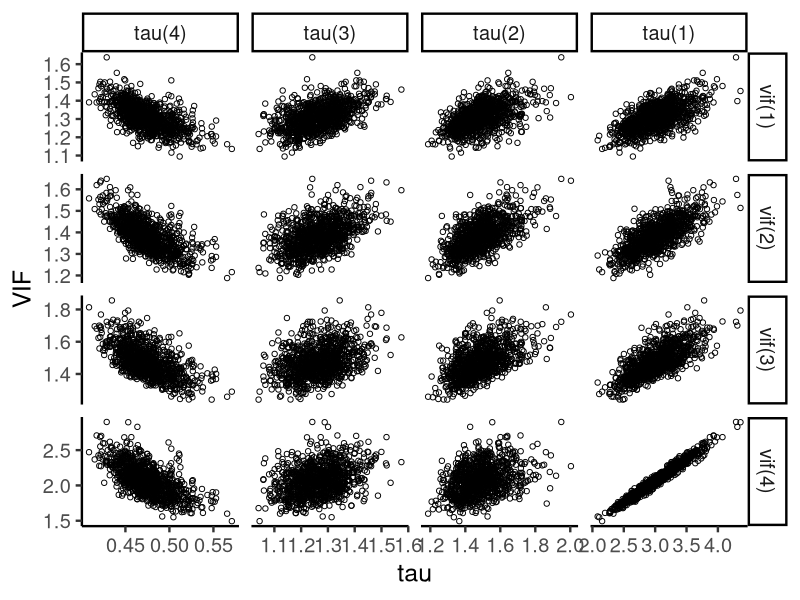
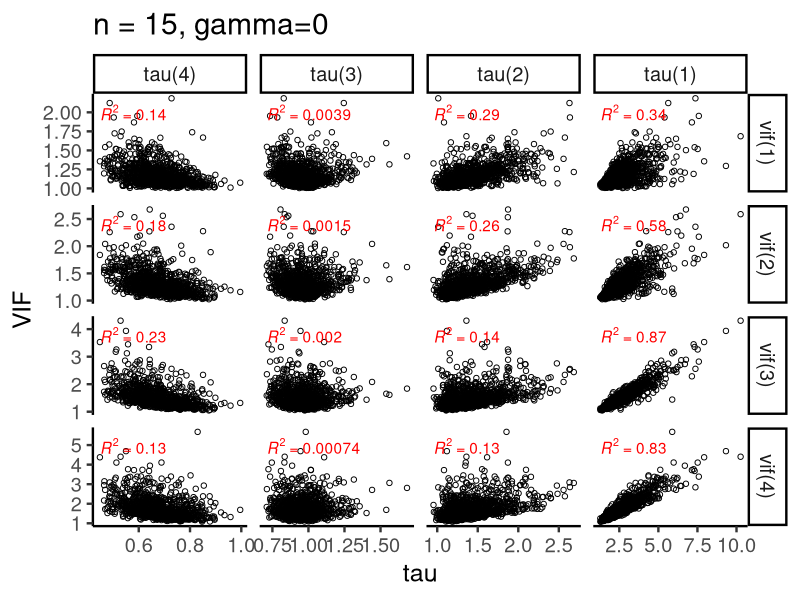
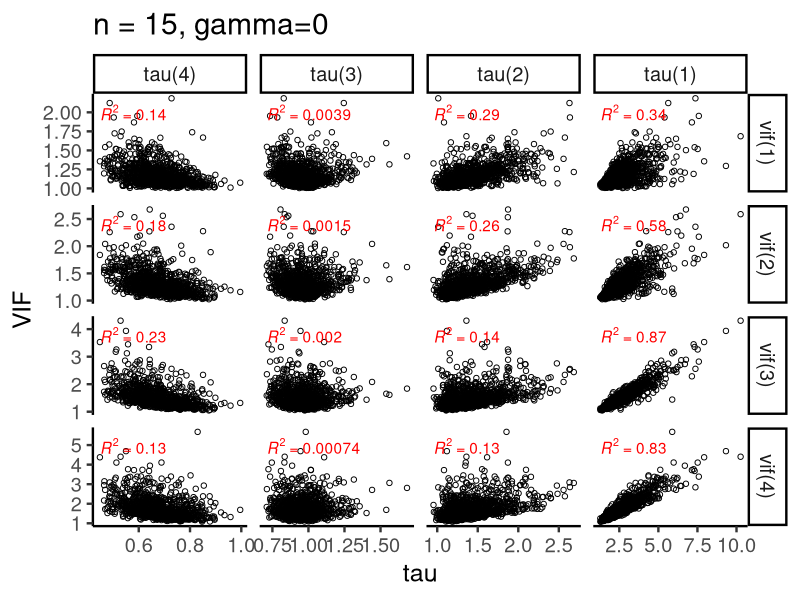
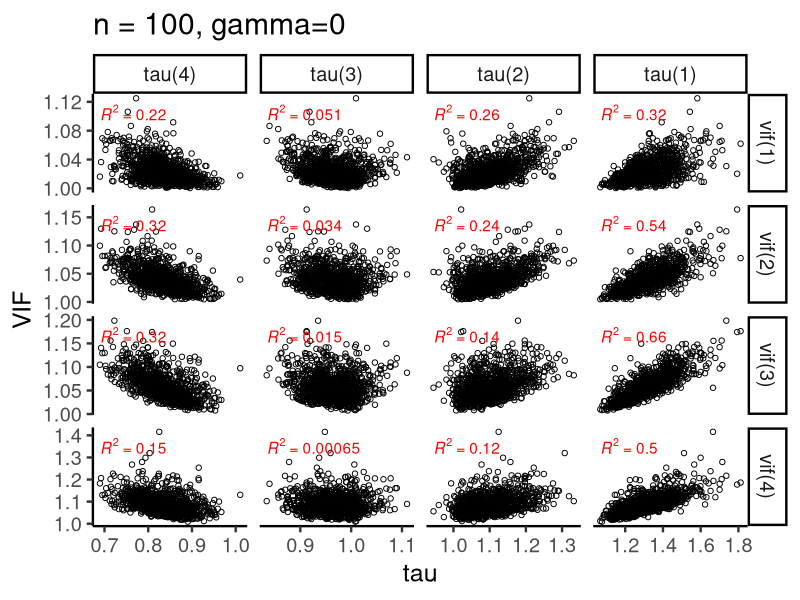
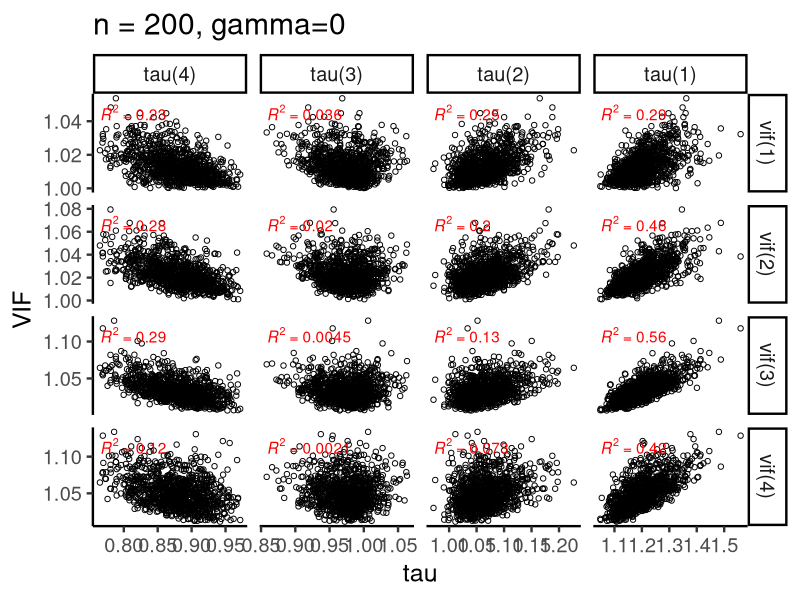
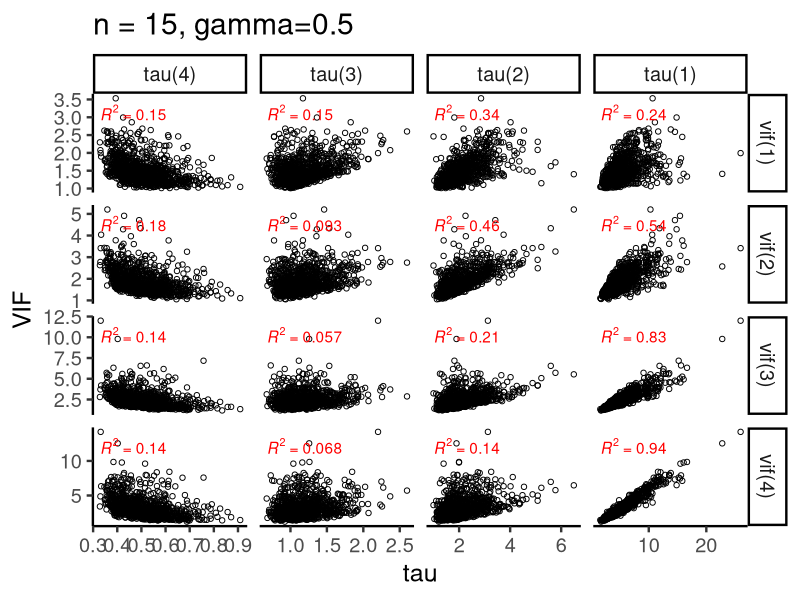
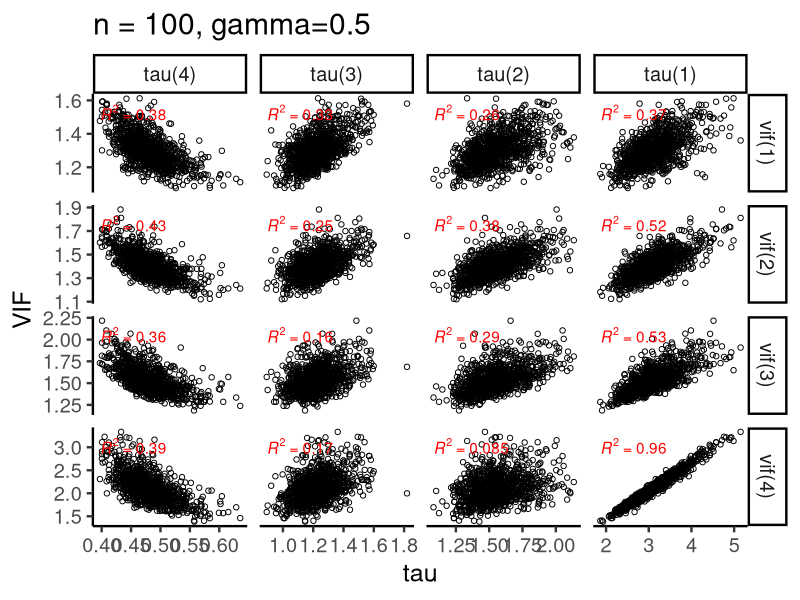
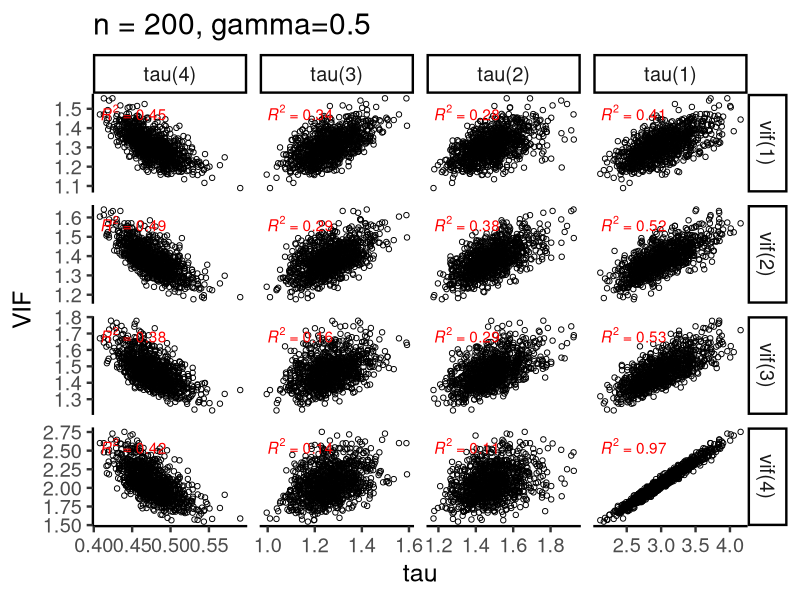

These figures' R source, in order:
## ---- chunk 1
library(tidyverse)

theme_set(theme_classic(18) +
            theme(legend.position = "bottom"))
## ---- chunk 2
sim = function(n, gamma){
  v1 = vif1 = NULL
  nExp = 1000
  p = 4
  
  for (l in 1:nExp){
    w = matrix(rnorm(p*n,10,100),n,p)
    x = sqrt(1-gamma^2)*w + gamma*w[,p]
    n1 = as.matrix(rep(1,n))
    X2 <- x-n1%*%colMeans(x)
    s <- as.matrix(sqrt(diag(t(X2) %*% X2)))
    x.norm <- as.matrix(sqrt(diag(t(x) %*% x)))
    Z <- X2[,1]/s[1,] 
    
    for (j in 2:p)   { Z<-as.matrix(cbind(Z,X2[,j]/s[j,])) } ## Standandardisation
    
    v<-as.vector(s/x.norm)
    D<-diag(v)
    Z1<-Z%*%D
    v1p=1/eigen(crossprod(Z1,Z1))$values
    vifp=diag(solve(t(Z1)%*%Z1))
    vifp=vifp[order(vifp)]
    
    v1 <- cbind(v1,v1p)
    vif1 <- cbind(vif1,vifp)
  }
  
  # result = list(
  #   v1 = v1, 
  #   vif1 = vif1
  # )
  
  taudf = t(v1)
  colnames(taudf) = paste0("tau",  "(", p:1, ")")
  rownames(taudf) = paste0("exp", 1:nExp)
  
  vifdf = t(vif1)
  colnames(vifdf) = paste0("vif", "(", 1:p, ")")
  rownames(vifdf) = paste0("exp", 1:nExp)
  
  taudf_long = reshape2::melt(taudf, varnames = c("exp_num", "tau_type"), value.name = "tau_value") %>% tibble::as_tibble()
  vifdf_long = reshape2::melt(vifdf, varnames = c("exp_num", "vif_type"), value.name = "vif_value") %>% tibble::as_tibble()
  
  taudf_nest = taudf_long %>% group_by(exp_num) %>% tidyr::nest()
  vifdf_nest = vifdf_long %>% group_by(exp_num) %>% tidyr::nest()
  
  result = inner_join(taudf_nest, vifdf_nest, by = "exp_num") %>% 
    unnest(data.x, .drop = FALSE) %>% 
    unnest(data.y, .drop = FALSE)
  
  return(result)
}
## ---- chunk 3
set.seed(1)
tmp = sim(n = 200, gamma = 0.5)

tmp %>% 
  ggplot(aes(x = tau_value, 
             y = vif_value)) +
  geom_point(shape = 1) +
  facet_grid(vif_type ~ tau_type, scales = "free") +
  labs(x = "tau", 
       y = "VIF")

## ---- chunk 4
plotdf_nest = expand.grid(
  n = c(15, 100, 200), 
  gamma = c(0, 0.5, 0.95)) %>% 
  as_tibble() %>% 
  dplyr::mutate(
    sim_results = purrr::map2(
      .x = n, .y = gamma, 
      .f = ~sim(n = .x, gamma = .y))
  )

plotdf_nest

library(ggpubr)

plot_sim = function(n, gamma, data){
  res = ggplot(data = data, 
         aes(x = tau_value, 
             y = vif_value)) +
    geom_point(shape = 1) +
    stat_cor(aes(label = paste(..rr.label.., sep = "~`,`~")), colour = "red") +
    facet_grid(vif_type ~ tau_type, scales = "free") +
    labs(x = "tau", y = "VIF", 
         title = paste0("n = ", n, ", ", expression(gamma), "=", gamma))
  return(res)
}

plot_sim(n = 15, gamma = 0, data = plotdf_nest$sim_results[[1]])



plotdf_plots = plotdf_nest %>% 
  dplyr::mutate(
    sim_plot = purrr::pmap(.l = list(data = sim_results, n = n, gamma = gamma), 
                           .f = plot_sim)
  )

purrr::map(
  .x = seq_len(nrow(plotdf_plots)), 
  .f = ~ ggsave(plot = plotdf_plots$sim_plot[[.x]], 
                filename = paste0("figures/Fig1_n=", plotdf_plots$n[.x],
                                  "_gamma=", str_replace(plotdf_plots$gamma[.x], "[.]", ""), ".png"),
                height = 5,
                width = 9)

)
# plotdf_unnest = plotdf_nest %>% tidyr::unnest()
# 
# plotdf_unnest %>% 
#   ggplot(aes(x = tau_value, 
#              y = vif_value)) +
#   geom_point(shape = 1, alpha = 0.1) +
#   facet_grid(vif_type ~ tau_type, scales = "free")
## ---- chunk 5
sessionInfo()
